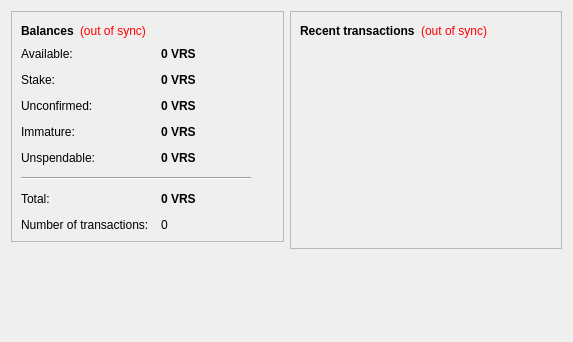
<?xml version="1.0" encoding="UTF-8"?>
<ui version="4.0">
 <class>OverviewPage</class>
 <widget class="QWidget" name="OverviewPage">
  <property name="geometry">
   <rect>
    <x>0</x>
    <y>0</y>
    <width>573</width>
    <height>342</height>
   </rect>
  </property>
  <property name="windowTitle">
   <string>Form</string>
  </property>
  <layout class="QHBoxLayout" name="horizontalLayout" stretch="1,1">
   <item>
    <layout class="QVBoxLayout" name="verticalLayout_2">
     <item>
      <widget class="QFrame" name="frame">
       <property name="frameShape">
        <enum>QFrame::StyledPanel</enum>
       </property>
       <property name="frameShadow">
        <enum>QFrame::Raised</enum>
       </property>
       <layout class="QVBoxLayout" name="verticalLayout_4">
        <item>
         <layout class="QHBoxLayout" name="horizontalLayout_4">
          <item>
           <widget class="QLabel" name="label_5">
            <property name="font">
             <font>
              <weight>75</weight>
              <bold>true</bold>
             </font>
            </property>
            <property name="text">
             <string>Balances</string>
            </property>
           </widget>
          </item>
          <item>
           <widget class="QLabel" name="labelWalletStatus">
            <property name="toolTip">
             <string>The displayed information may be out of date. Your wallet automatically synchronizes with the VirusCoin network after a connection is established, but this process has not completed yet.</string>
            </property>
            <property name="styleSheet">
             <string notr="true">QLabel { color: red; }</string>
            </property>
            <property name="text">
             <string notr="true">(out of sync)</string>
            </property>
            <property name="alignment">
             <set>Qt::AlignLeading|Qt::AlignLeft|Qt::AlignVCenter</set>
            </property>
           </widget>
          </item>
          <item>
           <spacer name="horizontalSpacer_2">
            <property name="orientation">
             <enum>Qt::Horizontal</enum>
            </property>
            <property name="sizeHint" stdset="0">
             <size>
              <width>40</width>
              <height>20</height>
             </size>
            </property>
           </spacer>
          </item>
         </layout>
        </item>
        <item>
         <layout class="QFormLayout" name="formLayout_2">
          <property name="fieldGrowthPolicy">
           <enum>QFormLayout::AllNonFixedFieldsGrow</enum>
          </property>
          <property name="horizontalSpacing">
           <number>12</number>
          </property>
          <property name="verticalSpacing">
           <number>12</number>
          </property>
          <item row="0" column="0">
           <widget class="QLabel" name="labelAvailableText">
            <property name="toolTip">
             <string>Your current available balance</string>
            </property>
            <property name="text">
             <string>Available:</string>
            </property>
           </widget>
          </item>
          <item row="0" column="1">
           <widget class="QLabel" name="labelAvailable">
            <property name="font">
             <font>
              <weight>75</weight>
              <bold>true</bold>
             </font>
            </property>
            <property name="cursor">
             <cursorShape>IBeamCursor</cursorShape>
            </property>
            <property name="toolTip">
             <string>Your current available balance</string>
            </property>
            <property name="text">
             <string notr="true">0 VRS</string>
            </property>
            <property name="alignment">
             <set>Qt::AlignLeading|Qt::AlignLeft|Qt::AlignVCenter</set>
            </property>
            <property name="textInteractionFlags">
             <set>Qt::LinksAccessibleByMouse|Qt::TextSelectableByKeyboard|Qt::TextSelectableByMouse</set>
            </property>
           </widget>
          </item>
          <item row="1" column="0">
           <widget class="QLabel" name="label_6">
            <property name="toolTip">
             <string>Total of coins that was staked, and do not yet count toward the current balance</string>
            </property>
            <property name="text">
             <string>Stake:</string>
            </property>
           </widget>
          </item>
          <item row="1" column="1">
           <widget class="QLabel" name="labelStake">
            <property name="font">
             <font>
              <weight>75</weight>
              <bold>true</bold>
             </font>
            </property>
            <property name="cursor">
             <cursorShape>IBeamCursor</cursorShape>
            </property>
            <property name="toolTip">
             <string>Total of coins that was staked, and do not yet count toward the current balance</string>
            </property>
            <property name="text">
             <string notr="true">0 VRS</string>
            </property>
            <property name="alignment">
             <set>Qt::AlignLeading|Qt::AlignLeft|Qt::AlignVCenter</set>
            </property>
            <property name="textInteractionFlags">
             <set>Qt::LinksAccessibleByMouse|Qt::TextSelectableByKeyboard|Qt::TextSelectableByMouse</set>
            </property>
           </widget>
          </item>
          <item row="2" column="0">
           <widget class="QLabel" name="label_3">
            <property name="toolTip">
             <string>Total of transactions that have yet to be confirmed, and do not yet count toward the current balance</string>
            </property>
            <property name="text">
             <string>Unconfirmed:</string>
            </property>
           </widget>
          </item>
          <item row="2" column="1">
           <widget class="QLabel" name="labelUnconfirmed">
            <property name="font">
             <font>
              <weight>75</weight>
              <bold>true</bold>
             </font>
            </property>
            <property name="cursor">
             <cursorShape>IBeamCursor</cursorShape>
            </property>
            <property name="toolTip">
             <string>Total of transactions that have yet to be confirmed, and do not yet count toward the current balance</string>
            </property>
            <property name="text">
             <string notr="true">0 VRS</string>
            </property>
            <property name="alignment">
             <set>Qt::AlignLeading|Qt::AlignLeft|Qt::AlignVCenter</set>
            </property>
            <property name="textInteractionFlags">
             <set>Qt::LinksAccessibleByMouse|Qt::TextSelectableByKeyboard|Qt::TextSelectableByMouse</set>
            </property>
           </widget>
          </item>
          <item row="3" column="0">
           <widget class="QLabel" name="labelImmatureText">
            <property name="toolTip">
             <string>Mined balance that has not yet matured</string>
            </property>
            <property name="text">
             <string>Immature:</string>
            </property>
           </widget>
          </item>
          <item row="3" column="1">
           <widget class="QLabel" name="labelImmature">
            <property name="font">
             <font>
              <weight>75</weight>
              <bold>true</bold>
             </font>
            </property>
            <property name="toolTip">
             <string>Mined balance that has not yet matured</string>
            </property>
            <property name="text">
             <string notr="true">0 VRS</string>
            </property>
            <property name="alignment">
             <set>Qt::AlignLeading|Qt::AlignLeft|Qt::AlignVCenter</set>
            </property>
            <property name="textInteractionFlags">
             <set>Qt::LinksAccessibleByMouse|Qt::TextSelectableByKeyboard|Qt::TextSelectableByMouse</set>
            </property>
           </widget>
          </item>
          <item row="4" column="0">
           <widget class="QLabel" name="labelBalanceWatchOnlyText">
            <property name="toolTip">
             <string>Your unspendable balance</string>
            </property>
            <property name="text">
             <string>Unspendable:</string>
            </property>
           </widget>
          </item>
          <item row="4" column="1">
           <widget class="QLabel" name="labelBalanceWatchOnly">
            <property name="font">
             <font>
              <weight>75</weight>
              <bold>true</bold>
             </font>
            </property>
            <property name="cursor">
             <cursorShape>IBeamCursor</cursorShape>
            </property>
            <property name="toolTip">
             <string>Your unspendable balance</string>
            </property>
            <property name="text">
             <string notr="true">0 VRS</string>
            </property>
            <property name="alignment">
             <set>Qt::AlignLeading|Qt::AlignLeft|Qt::AlignVCenter</set>
            </property>
            <property name="textInteractionFlags">
             <set>Qt::LinksAccessibleByMouse|Qt::TextSelectableByKeyboard|Qt::TextSelectableByMouse</set>
            </property>
           </widget>
          </item>
          <item row="5" column="0" colspan="2">
           <widget class="Line" name="line">
            <property name="maximumSize">
             <size>
              <width>230</width>
              <height>16777215</height>
             </size>
            </property>
            <property name="orientation">
             <enum>Qt::Horizontal</enum>
            </property>
           </widget>
          </item>
          <item row="6" column="0">
           <widget class="QLabel" name="labelTotalText">
            <property name="toolTip">
             <string>Your current total balance</string>
            </property>
            <property name="text">
             <string>Total:</string>
            </property>
           </widget>
          </item>
          <item row="6" column="1">
           <widget class="QLabel" name="labelTotal">
            <property name="font">
             <font>
              <weight>75</weight>
              <bold>true</bold>
             </font>
            </property>
            <property name="toolTip">
             <string>Your current total balance</string>
            </property>
            <property name="text">
             <string notr="true">0 VRS</string>
            </property>
            <property name="alignment">
             <set>Qt::AlignLeading|Qt::AlignLeft|Qt::AlignVCenter</set>
            </property>
            <property name="textInteractionFlags">
             <set>Qt::LinksAccessibleByMouse|Qt::TextSelectableByKeyboard|Qt::TextSelectableByMouse</set>
            </property>
           </widget>
          </item>
          <item row="7" column="0">
           <widget class="QLabel" name="label_2">
            <property name="toolTip">
             <string>Total number of transactions in wallet</string>
            </property>
            <property name="text">
             <string>Number of transactions:</string>
            </property>
           </widget>
          </item>
          <item row="7" column="1">
           <widget class="QLabel" name="labelNumTransactions">
            <property name="toolTip">
             <string>Total number of transactions in wallet</string>
            </property>
            <property name="text">
             <string notr="true">0</string>
            </property>
           </widget>
          </item>
         </layout>
        </item>
       </layout>
      </widget>
     </item>
     <item>
      <spacer name="verticalSpacer">
       <property name="orientation">
        <enum>Qt::Vertical</enum>
       </property>
       <property name="sizeHint" stdset="0">
        <size>
         <width>20</width>
         <height>40</height>
        </size>
       </property>
      </spacer>
     </item>
    </layout>
   </item>
   <item>
    <layout class="QVBoxLayout" name="verticalLayout_3">
     <item>
      <widget class="QFrame" name="frame_2">
       <property name="frameShape">
        <enum>QFrame::StyledPanel</enum>
       </property>
       <property name="frameShadow">
        <enum>QFrame::Raised</enum>
       </property>
       <layout class="QVBoxLayout" name="verticalLayout">
        <item>
         <layout class="QHBoxLayout" name="horizontalLayout_2">
          <item>
           <widget class="QLabel" name="label_4">
            <property name="text">
             <string>&lt;b&gt;Recent transactions&lt;/b&gt;</string>
            </property>
           </widget>
          </item>
          <item>
           <widget class="QLabel" name="labelTransactionsStatus">
            <property name="toolTip">
             <string>The displayed information may be out of date. Your wallet automatically synchronizes with the VirusCoin network after a connection is established, but this process has not completed yet.</string>
            </property>
            <property name="styleSheet">
             <string notr="true">QLabel { color: red; }</string>
            </property>
            <property name="text">
             <string notr="true">(out of sync)</string>
            </property>
            <property name="alignment">
             <set>Qt::AlignRight|Qt::AlignTrailing|Qt::AlignVCenter</set>
            </property>
           </widget>
          </item>
          <item>
           <spacer name="horizontalSpacer">
            <property name="orientation">
             <enum>Qt::Horizontal</enum>
            </property>
            <property name="sizeHint" stdset="0">
             <size>
              <width>40</width>
              <height>20</height>
             </size>
            </property>
           </spacer>
          </item>
         </layout>
        </item>
        <item>
         <widget class="QListView" name="listTransactions">
          <property name="styleSheet">
           <string notr="true">QListView { background: transparent; }</string>
          </property>
          <property name="frameShape">
           <enum>QFrame::NoFrame</enum>
          </property>
          <property name="verticalScrollBarPolicy">
           <enum>Qt::ScrollBarAlwaysOff</enum>
          </property>
          <property name="horizontalScrollBarPolicy">
           <enum>Qt::ScrollBarAlwaysOff</enum>
          </property>
          <property name="selectionMode">
           <enum>QAbstractItemView::NoSelection</enum>
          </property>
         </widget>
        </item>
       </layout>
      </widget>
     </item>
     <item>
      <spacer name="verticalSpacer_2">
       <property name="orientation">
        <enum>Qt::Vertical</enum>
       </property>
       <property name="sizeHint" stdset="0">
        <size>
         <width>20</width>
         <height>40</height>
        </size>
       </property>
      </spacer>
     </item>
    </layout>
   </item>
  </layout>
 </widget>
 <resources/>
 <connections/>
</ui>
